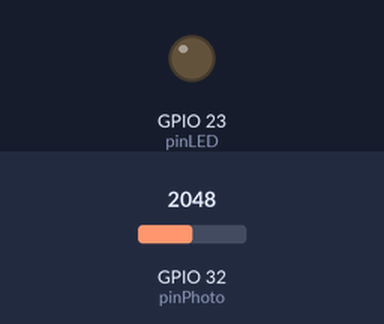
Recording of a sketch running on a simulated ESP32. Shown: output pins drawn as LEDs (lit = HIGH). The test bench sets the inputs (shaded band); at power-on: GPIO 32 (pinPhoto) = 2048. WiFi joins after 1.5 s; servers stay silent unless stated; what the sketch prints to the serial monitor is not drawn.

Above: at 3.1 s.
3.2 s: GPIO 32 (pinPhoto) set to 1531
6.2 s: GPIO 32 (pinPhoto) set to 1457
At 7.3 s:
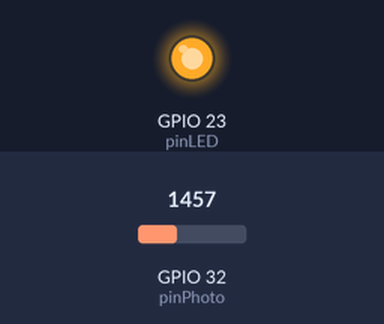
7.8 s: GPIO 32 (pinPhoto) set to 1540
At 8.6 s:
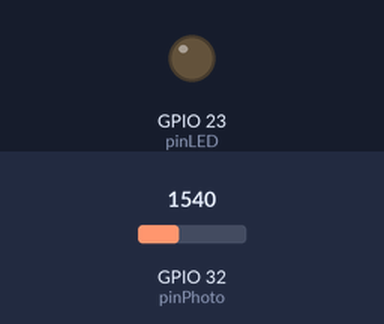
9.4 s: GPIO 32 (pinPhoto) set to 1460
At 10.0 s:
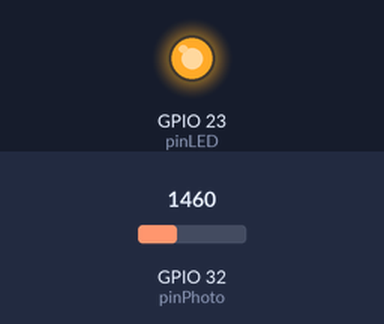
Timing chart, 0 to 12.0 s (numbered marks = the images above; inputs shaded):
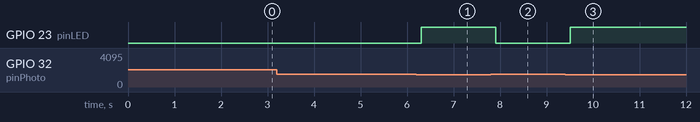

Measured:
- the behaviour switches between 1501 and 1500 on GPIO 32 (pinPhoto) (found by bisection; images 0 and 1)
- after the input at 3.2 s, every drawn part: stays the same
- after the input at 6.2 s, GPIO 23 (pinLED): LOW → HIGH after 0.11 s
- after the input at 7.8 s, GPIO 23 (pinLED): HIGH → LOW after 0.11 s
- after the input at 9.4 s, GPIO 23 (pinLED): LOW → HIGH after 0.12 s

The sketch:

arduino.ino
```cpp
#include <SPI.h>
#include <WiFi.h>
#include <IRremote.hpp>

//#define DEBUG // to see if attachInterrupt is used
//#define TRACE // to see the state of the ISR state machine

/*
 * Protocol selection
 */
#define USE_EXTENDED_NEC_PROTOCOL // Like NEC, but take the 16 bit address as one 16 bit value and not as 8 bit normal and 8 bit inverted value.
//#define USE_ONKYO_PROTOCOL    // Like NEC, but take the 16 bit address and command each as one 16 bit value and not as 8 bit normal and 8 bit inverted value.
//#define USE_FAST_PROTOCOL     // Use FAST protocol instead of NEC / ONKYO.
//#define ENABLE_NEC2_REPEATS // Instead of sending / receiving the NEC special repeat code, send / receive the original frame for repeat.
/*
 * Set compile options to modify the generated code.
 */
#define DISABLE_PARITY_CHECKS // Disable parity checks. Saves 48 bytes of program memory.
//#define USE_CALLBACK_FOR_TINY_RECEIVER  // Call the fixed function "void handleReceivedTinyIRData()" each time a frame or repeat is received.

#define pinIR     15
#define pinPhoto  32
#define pinLED    23

/*
 * Wifi Config
 */
const char* ssid = "kmalhal-hotspot";
const char* password = "";

const uint16_t port = 8090;
const char* host = "10.42.0.1";

int lastValLight = 0;

WiFiClient client;

void setup() {
  Serial.begin(115200);

  pinMode(pinPhoto, INPUT);
  pinMode(pinLED,   OUTPUT);

  IrReceiver.begin(pinIR); // Start the receiver
  Serial.println("IR Receive enabled");

  WiFi.mode(WIFI_STA);
  WiFi.begin(ssid, password);
  Serial.println("\nConnecting");

  while(WiFi.status() != WL_CONNECTED){
    Serial.print(".");
    delay(500);
  }

  Serial.println("\nConnected to the WiFi network");
  Serial.print("Local ESP32 IP: ");
  Serial.println(WiFi.localIP());

  Serial.println("Connecting to server...");
  for (int tries = 0; tries < 5 && !client.connect(host, port); ++tries) {
    Serial.printf("Connection to server failed. Retries: %d\n", tries+1);
    delay(1000);
  }
  if (!client.connect(host, port))
    Serial.println("Connection to server failed.");
  else Serial.println("Connected to server successful!");
}


void loop() {
  int valLight = analogRead(pinPhoto); // analogRead values go from 0 to 4095 (12 bits resolution)
  char light_data[50];
  char ir_data[50];
  bool IR_ready = false;
  // Serial.printf("Light: %d\n", valLight);
  if (valLight <= 1500) {
    digitalWrite(pinLED, HIGH);
  } else {
    digitalWrite(pinLED, LOW);
  }

  if (IrReceiver.decode()) {
    IR_ready = true;
    // Prepare data to send to server
    sprintf(ir_data, "IR: 0x%X%X\n", IrReceiver.decodedIRData.address, IrReceiver.decodedIRData.command); // Add newline at the end
    Serial.printf("IR Protocol:%s, IR Code: %s", IrReceiver.getProtocolString(), ir_data);
    IrReceiver.resume(); // Enable receiving of the next value
  }

  if (!client.connected()) {
    // Atempt to connect once again if not connected already
    if (client.connect(host, port)) {
      Serial.println("Connection to server successful.");
    }
  }
  if (client.connected()) {
    // If client is connect, start sending data
    if (IR_ready) {
      client.print(ir_data); // Send IR data
      delay(100);
    }
    if (valLight != lastValLight) {
      sprintf(light_data, "light: %d\n", valLight); // Add newline at the end
      client.print(light_data); // Send light data
      lastValLight = valLight;
    }
  }
  else {
    client.stop();
  }
  delay(200);
}
```
